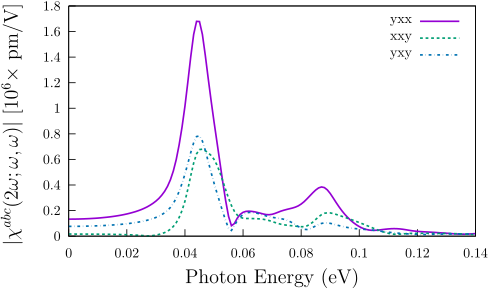

Generate this figure with gnuplot:
set terminal mp color dashed latex 11

set xlabel "{\\Large Photon Energy (eV)}"

#######   check non zero components and symetryes 


abso(w,x,y,z)=(sqrt((w+y)**2+(x+z)**2))
#z lenght of layer [Angstroms (la) & meters (lm)]
lb=2.766410479
la=1.463921487
lm=la*1E-10
scale=lm*1E6

unset zeroaxis

### LAYERS

set xtics nomirror
set ytics nomirror

unset zeroaxis
#set label 1 "{\\Large C$_{16}$H$_{8}$-up}"   at graph 0.75, graph 0.40 
set ylabel '{\Large $|\chi^{abc}(2\omega;\omega,\omega)|$ [$10^{6}\times$ pm/V] }'

set xrange [0:0.14]
set key top right


set output "up-shg-vnl.mp"
p "data/up/res-nospin_0-2eV/shgL.vnl.sm_0.006_yxx_8452_40-nospin_scissor_0_Nc_27" u 1:(abso($2,$3,$4,$5)*1e-6) t 'yxx' w l lw 2 lt 1 dt 1,\
  "data/up/res-nospin_0-2eV/shgL.vnl.sm_0.006_xxy_8452_40-nospin_scissor_0_Nc_27" u 1:(abso($2,$3,$4,$5)*1e-6) t 'xxy' w l lw 2 lt 2 dt 2,\
  "data/up/res-nospin_0-2eV/shgL.vnl.sm_0.006_yxy_8452_40-nospin_scissor_0_Nc_27" u 1:(abso($2,$3,$4,$5)*1e-6) t 'yxy' w l lw 2 lt 6 dt 3
  
  # "data/up/res-nospin_0-2eV/shgL.vnl.sm_0.006_yyz_8452_40-nospin_scissor_0_Nc_27" u 1:(abso($2,$3,$4,$5)*1e-6) t 'yyz' w l lw 2 lt 3 dt 3,\
  # "data/up/res-nospin_0-2eV/shgL.vnl.sm_0.006_xxx_8452_40-nospin_scissor_0_Nc_27" u 1:(abso($2,$3,$4,$5)*1e-6) t 'xxx' w l lw 2 lt 4 dt 4,\
  # "data/up/res-nospin_0-2eV/shgL.vnl.sm_0.006_xyz_8452_40-nospin_scissor_0_Nc_27" u 1:(abso($2,$3,$4,$5)*1e-6) t 'xyz' w l lw 2 lt 5 dt 5,\
  # "data/up/res-nospin_0-2eV/shgL.vnl.sm_0.006_yyy_8452_40-nospin_scissor_0_Nc_27" u 1:(abso($2,$3,$4,$5)*1e-6) t 'yyy' w l lw 2 lt 7 dt 7,\
  # "data/up/res-nospin_0-2eV/shgL.vnl.sm_0.006_yyz_8452_40-nospin_scissor_0_Nc_27" u 1:(abso($2,$3,$4,$5)*1e-6) t 'yyz' w l lw 2 lt 8 dt 8
